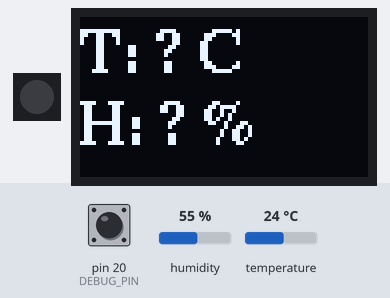
Bench run of a sketch on a simulated Arduino Mega 2560, built for the host (arithmetic inside an expression is 32-bit, double 64-bit). Shown: 1 RGB LEDs in strip order, left to right, 72×40 one-colour display. Inputs (shaded band) come from the test bench; at power-on: temperature 24 °C, pin 20 (DEBUG_PIN) HIGH, humidity 55 %. Dim RGB values are drawn brighter than linear; the strip is taken to match the declared colour order.

Above: at 1.8 s.
1.9 s: temperature set to 33 °C
At 3.1 s:
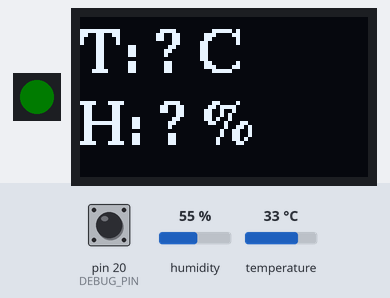
3.5 s: temperature set to 41 °C
At 4.6 s:
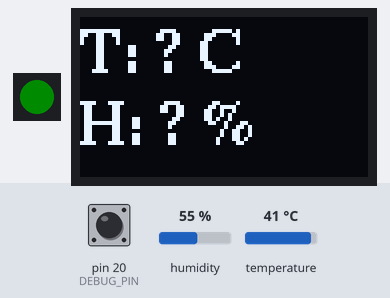
5.5 s: temperature set to 12 °C
At 7.3 s:
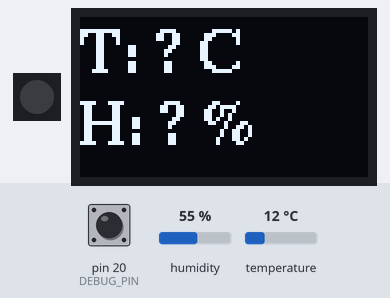
Timing chart, 0 to 8.8 s (numbered marks = the images above; inputs shaded):
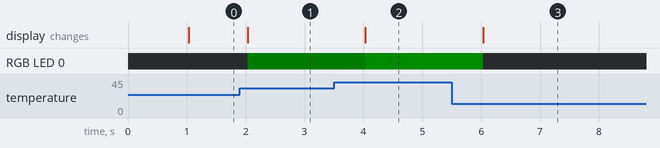

Measured:
- after the input at 1.9 s, RGB LED 0: off → RGB(0, 3, 0) after 0.13 s
- after the input at 3.5 s, RGB LED 0: RGB(0, 3, 0) → RGB(0, 11, 0) after 0.53 s
- after the input at 5.5 s, RGB LED 0: RGB(0, 11, 0) → off after 0.53 s

The sketch:

rp2040_oled_aht20.ino
```cpp
/*
  ===========================================================
  RP2040 0.42" OLED with AHT20
  Version 0.1.2
  By: Cyaninfinite (https://github.com/cyaninfinite)
  ===========================================================

  > Display current temperature and relative humidity on 0.42" OLED display on microcontroller.

*/

#include <Arduino.h>
#include <U8g2lib.h>
#include <Adafruit_NeoPixel.h>
#include <DFRobot_AHT20.h>
#include "config.h"

#ifdef U8X8_HAVE_HW_SPI
#include <SPI.h>
#endif
#ifdef U8X8_HAVE_HW_I2C
#include <Wire.h>
#endif

U8G2_SSD1306_72X40_ER_F_HW_I2C u8g2(U8G2_R0, /* reset=*/U8X8_PIN_NONE);  // EastRising 0.42" OLED
Adafruit_NeoPixel rgb_led(LED_COUNT, LED_PIN, NEO_RGB + NEO_KHZ800);
DFRobot_AHT20 aht20(Wire1);

unsigned long mil_prev{ 0 };
float temp_cur{ 0.0 };
float humidity_cur{ 0.0 };
bool led_toggle{ 0 };

bool DEBUG{ 0 };

void startWire(TwoWire &tw, const uint8_t *i2c_pins) {
  tw.setSDA(i2c_pins[0]);
  tw.setSCL(i2c_pins[1]);
  tw.begin();
  if (DEBUG) Serial.println("Wire init");
}

//(int)temp_cur - start_cold > 0 ? temp_cur - start_cold : 0, (int)start_hot - temp_cur > 0 ? start_hot - temp_cur : 0
int calIntensity(const bool &isHot, const float &currentT, const int &thresholdT, const int &led_limit) {
  auto f_val{ (isHot ? -1 : 1) * currentT - thresholdT };
  f_val = f_val > 0 ? f_val : 0;
  return static_cast<int>(constrain(f_val, 0, led_limit));
}

void setup() {
  //Debug pin
  pinMode(DEBUG_PIN, INPUT_PULLUP);   // Pull high by default
  DEBUG = !digitalRead(DEBUG_PIN);    // If low, DEBUG mode is enabled

  if (DEBUG) {
    Serial.begin(9600);
    while (!Serial)
      ;  // Wait for Serial Monitor
    Serial.println("\nSerial init");
  }

  rgb_led.begin();  // RGB init
  rgb_led.show();   // Ensure LED is off

  // OLED Display (I2C1)
  if (DEBUG) Serial.print("Disp ");
  startWire(Wire, I2C1_pins);
  u8g2.begin();
  u8g2.setFont(u8g2_font_ncenB10_tr);

  u8g2.clearBuffer();
  u8g2.drawStr(0, 18, "Booting...");
  u8g2.sendBuffer();

  //I2C for AHT20 (I2C0)
  if (DEBUG) Serial.print("AHT20 ");
  startWire(Wire1, I2C0_pins);
  uint8_t status;
  boolean sen_err{ false };
  while ((status = aht20.begin()) != 0) {
    if (!sen_err) {
      u8g2.clearBuffer();
      u8g2.drawStr(0, 14, "Sensor");
      char tmp[10];
      sprintf(tmp, "Error: %d", status);
      u8g2.drawStr(0, 28, tmp);
      u8g2.sendBuffer();
      sen_err = 1;
      if (DEBUG) Serial.println(tmp);
    }
  }
}

void loop() {
  rgb_led.clear();
  unsigned long mil_cur = millis();
  if (mil_cur - mil_prev >= interval) {
    mil_prev = mil_cur;

    if (aht20.startMeasurementReady(/* crcEn = */ true)) {
      temp_cur = aht20.getTemperature_C();
      humidity_cur = aht20.getHumidity_RH();

      char tmp_c[14];
      char tmp_h[14];

      sprintf(tmp_c, "T: %0.2f C", temp_cur);
      sprintf(tmp_h, "H: %0.2f %%", humidity_cur);

      if (DEBUG) {
        Serial.print(tmp_c);
        Serial.print("\t");
        Serial.println(tmp_h);
      }

      //Somehow the LED is connected in gbr manner
      //Enable green LED to indicate debugging, and when data is updated
      led_toggle = 1 - led_toggle;
      rgb_led.setPixelColor(0, rgb_led.Color(DEBUG ? led_toggle * LED_MAX_BRIGHTNESS / 10 : 0,
                                             calIntensity(0, temp_cur, start_cold, LED_MAX_BRIGHTNESS),
                                             calIntensity(1, temp_cur, start_hot, LED_MAX_BRIGHTNESS)));
      rgb_led.show();

      u8g2.clearBuffer();
      u8g2.drawStr(0, 14, tmp_c);
      u8g2.drawStr(0, 32, tmp_h);
      u8g2.sendBuffer();
    }
  }
}
```

config.h
```cpp
const uint8_t DEBUG_PIN{ 20 };

const uint8_t LED_PIN{ 12 };
const int LED_COUNT{ 1 };
const int LED_MAX_BRIGHTNESS{ 15 };
// LED start temp threshold (celcius)
const int start_hot{ 35 };
const int start_cold{ 30 };

// I2C def: SDA, SCL
const uint8_t I2C1_pins[2] = { 22, 23 };  //I2C1 for OLED Display
const uint8_t I2C0_pins[2] = { 28, 29 };  //I2C0 for AHT20

// Refresh
const long interval{ 1000 };  //Update interval in ms
```
